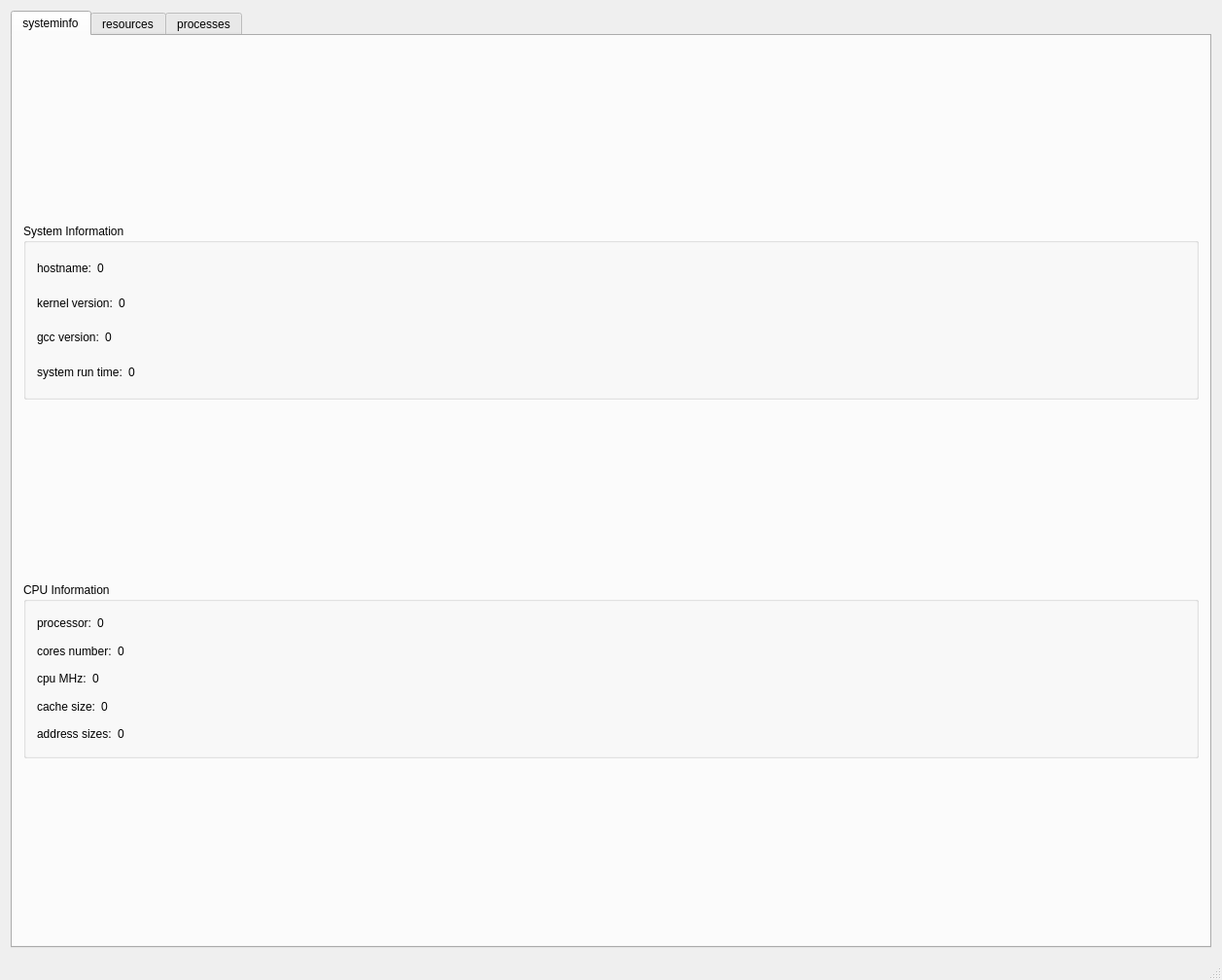
<?xml version="1.0" encoding="UTF-8"?>
<ui version="4.0">
 <class>MainWindow</class>
 <widget class="QMainWindow" name="MainWindow">
  <property name="geometry">
   <rect>
    <x>0</x>
    <y>0</y>
    <width>1257</width>
    <height>1008</height>
   </rect>
  </property>
  <property name="windowTitle">
   <string>MainWindow</string>
  </property>
  <widget class="QWidget" name="centralWidget">
   <layout class="QGridLayout" name="gridLayout">
    <item row="0" column="0">
     <widget class="QTabWidget" name="tabWidget">
      <property name="whatsThis">
       <string>&lt;html&gt;&lt;head/&gt;&lt;body&gt;&lt;p&gt;&lt;br/&gt;&lt;/p&gt;&lt;/body&gt;&lt;/html&gt;</string>
      </property>
      <property name="currentIndex">
       <number>0</number>
      </property>
      <widget class="QWidget" name="systeminfo">
       <attribute name="title">
        <string>systeminfo</string>
       </attribute>
       <layout class="QVBoxLayout" name="verticalLayout_6">
        <item>
         <spacer name="verticalSpacer">
          <property name="orientation">
           <enum>Qt::Vertical</enum>
          </property>
          <property name="sizeHint" stdset="0">
           <size>
            <width>737</width>
            <height>172</height>
           </size>
          </property>
         </spacer>
        </item>
        <item>
         <widget class="QGroupBox" name="gb_V_info">
          <property name="sizePolicy">
           <sizepolicy hsizetype="Expanding" vsizetype="Expanding">
            <horstretch>0</horstretch>
            <verstretch>0</verstretch>
           </sizepolicy>
          </property>
          <property name="minimumSize">
           <size>
            <width>420</width>
            <height>100</height>
           </size>
          </property>
          <property name="title">
           <string>System Information</string>
          </property>
          <layout class="QVBoxLayout" name="verticalLayout_2">
           <item>
            <layout class="QHBoxLayout" name="hl_V_kernel_2">
             <property name="sizeConstraint">
              <enum>QLayout::SetDefaultConstraint</enum>
             </property>
             <property name="rightMargin">
              <number>0</number>
             </property>
             <item>
              <widget class="QLabel" name="label_14">
               <property name="sizePolicy">
                <sizepolicy hsizetype="Expanding" vsizetype="Expanding">
                 <horstretch>0</horstretch>
                 <verstretch>0</verstretch>
                </sizepolicy>
               </property>
               <property name="text">
                <string>hostname:</string>
               </property>
              </widget>
             </item>
             <item>
              <widget class="QLabel" name="hostname">
               <property name="sizePolicy">
                <sizepolicy hsizetype="Expanding" vsizetype="Expanding">
                 <horstretch>1</horstretch>
                 <verstretch>0</verstretch>
                </sizepolicy>
               </property>
               <property name="text">
                <string>0</string>
               </property>
              </widget>
             </item>
            </layout>
           </item>
           <item>
            <layout class="QHBoxLayout" name="hl_V_kernel">
             <property name="sizeConstraint">
              <enum>QLayout::SetDefaultConstraint</enum>
             </property>
             <property name="rightMargin">
              <number>0</number>
             </property>
             <item>
              <widget class="QLabel" name="label_9">
               <property name="sizePolicy">
                <sizepolicy hsizetype="Expanding" vsizetype="Expanding">
                 <horstretch>0</horstretch>
                 <verstretch>0</verstretch>
                </sizepolicy>
               </property>
               <property name="text">
                <string>kernel version:</string>
               </property>
              </widget>
             </item>
             <item>
              <widget class="QLabel" name="kernelVersion">
               <property name="sizePolicy">
                <sizepolicy hsizetype="Expanding" vsizetype="Expanding">
                 <horstretch>1</horstretch>
                 <verstretch>0</verstretch>
                </sizepolicy>
               </property>
               <property name="text">
                <string>0</string>
               </property>
              </widget>
             </item>
            </layout>
           </item>
           <item>
            <layout class="QHBoxLayout" name="hl_V_complier">
             <property name="sizeConstraint">
              <enum>QLayout::SetDefaultConstraint</enum>
             </property>
             <property name="rightMargin">
              <number>0</number>
             </property>
             <item>
              <widget class="QLabel" name="label_11">
               <property name="sizePolicy">
                <sizepolicy hsizetype="Expanding" vsizetype="Expanding">
                 <horstretch>0</horstretch>
                 <verstretch>0</verstretch>
                </sizepolicy>
               </property>
               <property name="text">
                <string>gcc version:</string>
               </property>
              </widget>
             </item>
             <item>
              <widget class="QLabel" name="gccVersion">
               <property name="sizePolicy">
                <sizepolicy hsizetype="Expanding" vsizetype="Expanding">
                 <horstretch>1</horstretch>
                 <verstretch>0</verstretch>
                </sizepolicy>
               </property>
               <property name="text">
                <string>0</string>
               </property>
              </widget>
             </item>
            </layout>
           </item>
           <item>
            <layout class="QHBoxLayout" name="hl_V_complier_2">
             <property name="sizeConstraint">
              <enum>QLayout::SetDefaultConstraint</enum>
             </property>
             <property name="rightMargin">
              <number>0</number>
             </property>
             <item>
              <widget class="QLabel" name="label_23">
               <property name="sizePolicy">
                <sizepolicy hsizetype="Expanding" vsizetype="Expanding">
                 <horstretch>0</horstretch>
                 <verstretch>0</verstretch>
                </sizepolicy>
               </property>
               <property name="text">
                <string>system run time:</string>
               </property>
              </widget>
             </item>
             <item>
              <widget class="QLabel" name="system_runtime">
               <property name="sizePolicy">
                <sizepolicy hsizetype="Expanding" vsizetype="Expanding">
                 <horstretch>1</horstretch>
                 <verstretch>0</verstretch>
                </sizepolicy>
               </property>
               <property name="text">
                <string>0</string>
               </property>
              </widget>
             </item>
            </layout>
           </item>
          </layout>
         </widget>
        </item>
        <item>
         <spacer name="verticalSpacer_2">
          <property name="orientation">
           <enum>Qt::Vertical</enum>
          </property>
          <property name="sizeHint" stdset="0">
           <size>
            <width>737</width>
            <height>172</height>
           </size>
          </property>
         </spacer>
        </item>
        <item>
         <widget class="QGroupBox" name="gb_CPU_info">
          <property name="sizePolicy">
           <sizepolicy hsizetype="Expanding" vsizetype="Expanding">
            <horstretch>0</horstretch>
            <verstretch>0</verstretch>
           </sizepolicy>
          </property>
          <property name="minimumSize">
           <size>
            <width>420</width>
            <height>156</height>
           </size>
          </property>
          <property name="title">
           <string>CPU Information</string>
          </property>
          <layout class="QVBoxLayout" name="verticalLayout_5">
           <item>
            <layout class="QHBoxLayout" name="hl_CPU_model">
             <item>
              <widget class="QLabel" name="label_7">
               <property name="sizePolicy">
                <sizepolicy hsizetype="Expanding" vsizetype="Expanding">
                 <horstretch>0</horstretch>
                 <verstretch>0</verstretch>
                </sizepolicy>
               </property>
               <property name="text">
                <string>processor:</string>
               </property>
              </widget>
             </item>
             <item>
              <widget class="QLabel" name="processor">
               <property name="sizePolicy">
                <sizepolicy hsizetype="Expanding" vsizetype="Expanding">
                 <horstretch>1</horstretch>
                 <verstretch>0</verstretch>
                </sizepolicy>
               </property>
               <property name="text">
                <string>0</string>
               </property>
              </widget>
             </item>
            </layout>
           </item>
           <item>
            <layout class="QHBoxLayout" name="hl_CPU_num">
             <item>
              <widget class="QLabel" name="label_8">
               <property name="sizePolicy">
                <sizepolicy hsizetype="Expanding" vsizetype="Expanding">
                 <horstretch>0</horstretch>
                 <verstretch>0</verstretch>
                </sizepolicy>
               </property>
               <property name="text">
                <string>cores number:</string>
               </property>
              </widget>
             </item>
             <item>
              <widget class="QLabel" name="coresNum">
               <property name="sizePolicy">
                <sizepolicy hsizetype="Expanding" vsizetype="Expanding">
                 <horstretch>1</horstretch>
                 <verstretch>0</verstretch>
                </sizepolicy>
               </property>
               <property name="text">
                <string>0</string>
               </property>
              </widget>
             </item>
            </layout>
           </item>
           <item>
            <layout class="QHBoxLayout" name="hl_CPU_freq">
             <property name="sizeConstraint">
              <enum>QLayout::SetDefaultConstraint</enum>
             </property>
             <property name="rightMargin">
              <number>0</number>
             </property>
             <item>
              <widget class="QLabel" name="label_10">
               <property name="sizePolicy">
                <sizepolicy hsizetype="Expanding" vsizetype="Expanding">
                 <horstretch>0</horstretch>
                 <verstretch>0</verstretch>
                </sizepolicy>
               </property>
               <property name="text">
                <string>cpu MHz:</string>
               </property>
              </widget>
             </item>
             <item>
              <widget class="QLabel" name="frequency">
               <property name="sizePolicy">
                <sizepolicy hsizetype="Expanding" vsizetype="Expanding">
                 <horstretch>1</horstretch>
                 <verstretch>0</verstretch>
                </sizepolicy>
               </property>
               <property name="text">
                <string>0</string>
               </property>
              </widget>
             </item>
            </layout>
           </item>
           <item>
            <layout class="QHBoxLayout" name="hl_CPU_buf">
             <property name="sizeConstraint">
              <enum>QLayout::SetDefaultConstraint</enum>
             </property>
             <property name="rightMargin">
              <number>0</number>
             </property>
             <item>
              <widget class="QLabel" name="label_13">
               <property name="sizePolicy">
                <sizepolicy hsizetype="Expanding" vsizetype="Expanding">
                 <horstretch>0</horstretch>
                 <verstretch>0</verstretch>
                </sizepolicy>
               </property>
               <property name="text">
                <string>cache size:</string>
               </property>
              </widget>
             </item>
             <item>
              <widget class="QLabel" name="cacheSize">
               <property name="sizePolicy">
                <sizepolicy hsizetype="Expanding" vsizetype="Expanding">
                 <horstretch>1</horstretch>
                 <verstretch>0</verstretch>
                </sizepolicy>
               </property>
               <property name="text">
                <string>0</string>
               </property>
              </widget>
             </item>
            </layout>
           </item>
           <item>
            <layout class="QHBoxLayout" name="hl_CPU_model_2">
             <item>
              <widget class="QLabel" name="label_12">
               <property name="sizePolicy">
                <sizepolicy hsizetype="Expanding" vsizetype="Expanding">
                 <horstretch>0</horstretch>
                 <verstretch>0</verstretch>
                </sizepolicy>
               </property>
               <property name="text">
                <string>address sizes:</string>
               </property>
              </widget>
             </item>
             <item>
              <widget class="QLabel" name="addressSize">
               <property name="sizePolicy">
                <sizepolicy hsizetype="Expanding" vsizetype="Expanding">
                 <horstretch>1</horstretch>
                 <verstretch>0</verstretch>
                </sizepolicy>
               </property>
               <property name="text">
                <string>0</string>
               </property>
              </widget>
             </item>
            </layout>
           </item>
          </layout>
         </widget>
        </item>
        <item>
         <spacer name="verticalSpacer_3">
          <property name="orientation">
           <enum>Qt::Vertical</enum>
          </property>
          <property name="sizeHint" stdset="0">
           <size>
            <width>740</width>
            <height>172</height>
           </size>
          </property>
         </spacer>
        </item>
       </layout>
      </widget>
      <widget class="QWidget" name="resources">
       <attribute name="title">
        <string>resources</string>
       </attribute>
       <layout class="QGridLayout" name="gridLayout_4">
        <item row="0" column="0">
         <layout class="QVBoxLayout" name="verticalLayout_4">
          <item>
           <widget class="QGroupBox" name="groupBox_3">
            <property name="title">
             <string>CPU</string>
            </property>
            <layout class="QGridLayout" name="gridLayout_7">
             <item row="0" column="0">
              <layout class="QVBoxLayout" name="verticalLayout_3">
               <item>
                <widget class="QGraphicsView" name="cpuGraphics">
                 <property name="sizeAdjustPolicy">
                  <enum>QAbstractScrollArea::AdjustIgnored</enum>
                 </property>
                 <property name="viewportUpdateMode">
                  <enum>QGraphicsView::MinimalViewportUpdate</enum>
                 </property>
                </widget>
               </item>
               <item>
                <layout class="QHBoxLayout" name="horizontalLayout_2">
                 <item>
                  <spacer name="horizontalSpacer_7">
                   <property name="orientation">
                    <enum>Qt::Horizontal</enum>
                   </property>
                   <property name="sizeHint" stdset="0">
                    <size>
                     <width>40</width>
                     <height>20</height>
                    </size>
                   </property>
                  </spacer>
                 </item>
                 <item>
                  <widget class="QLabel" name="label_3">
                   <property name="text">
                    <string>cpu usage rate:</string>
                   </property>
                  </widget>
                 </item>
                 <item>
                  <widget class="QLabel" name="cpu_usage_rate">
                   <property name="sizePolicy">
                    <sizepolicy hsizetype="Fixed" vsizetype="Preferred">
                     <horstretch>0</horstretch>
                     <verstretch>0</verstretch>
                    </sizepolicy>
                   </property>
                   <property name="text">
                    <string>0</string>
                   </property>
                  </widget>
                 </item>
                 <item>
                  <widget class="QLabel" name="cpu4_used">
                   <property name="text">
                    <string>%</string>
                   </property>
                  </widget>
                 </item>
                 <item>
                  <spacer name="horizontalSpacer_11">
                   <property name="orientation">
                    <enum>Qt::Horizontal</enum>
                   </property>
                   <property name="sizeHint" stdset="0">
                    <size>
                     <width>40</width>
                     <height>20</height>
                    </size>
                   </property>
                  </spacer>
                 </item>
                </layout>
               </item>
              </layout>
             </item>
             <item row="1" column="0">
              <spacer name="horizontalSpacer_8">
               <property name="orientation">
                <enum>Qt::Horizontal</enum>
               </property>
               <property name="sizeHint" stdset="0">
                <size>
                 <width>40</width>
                 <height>20</height>
                </size>
               </property>
              </spacer>
             </item>
            </layout>
           </widget>
          </item>
          <item>
           <widget class="Line" name="line">
            <property name="orientation">
             <enum>Qt::Horizontal</enum>
            </property>
           </widget>
          </item>
          <item>
           <layout class="QHBoxLayout" name="horizontalLayout_3">
            <item>
             <widget class="QGroupBox" name="groupBox_4">
              <property name="title">
               <string>Memory</string>
              </property>
              <layout class="QGridLayout" name="gridLayout_3">
               <item row="0" column="0">
                <layout class="QVBoxLayout" name="verticalLayout_7">
                 <item>
                  <widget class="QGraphicsView" name="memGraphics"/>
                 </item>
                 <item>
                  <layout class="QHBoxLayout" name="horizontalLayout_4">
                   <item>
                    <spacer name="horizontalSpacer_12">
                     <property name="orientation">
                      <enum>Qt::Horizontal</enum>
                     </property>
                     <property name="sizeHint" stdset="0">
                      <size>
                       <width>40</width>
                       <height>20</height>
                      </size>
                     </property>
                    </spacer>
                   </item>
                   <item>
                    <widget class="QLabel" name="label_15">
                     <property name="text">
                      <string>total:</string>
                     </property>
                    </widget>
                   </item>
                   <item>
                    <widget class="QLabel" name="mem_total">
                     <property name="text">
                      <string>0</string>
                     </property>
                    </widget>
                   </item>
                   <item>
                    <widget class="QLabel" name="label_16">
                     <property name="text">
                      <string>MB</string>
                     </property>
                    </widget>
                   </item>
                   <item>
                    <spacer name="horizontalSpacer_13">
                     <property name="orientation">
                      <enum>Qt::Horizontal</enum>
                     </property>
                     <property name="sizeHint" stdset="0">
                      <size>
                       <width>40</width>
                       <height>20</height>
                      </size>
                     </property>
                    </spacer>
                   </item>
                   <item>
                    <widget class="QLabel" name="label_19">
                     <property name="text">
                      <string>available:</string>
                     </property>
                    </widget>
                   </item>
                   <item>
                    <widget class="QLabel" name="mem_available">
                     <property name="text">
                      <string>0</string>
                     </property>
                    </widget>
                   </item>
                   <item>
                    <widget class="QLabel" name="label_20">
                     <property name="text">
                      <string>MB</string>
                     </property>
                    </widget>
                   </item>
                   <item>
                    <spacer name="horizontalSpacer_17">
                     <property name="orientation">
                      <enum>Qt::Horizontal</enum>
                     </property>
                     <property name="sizeHint" stdset="0">
                      <size>
                       <width>40</width>
                       <height>20</height>
                      </size>
                     </property>
                    </spacer>
                   </item>
                  </layout>
                 </item>
                </layout>
               </item>
              </layout>
             </widget>
            </item>
            <item>
             <widget class="Line" name="line_2">
              <property name="orientation">
               <enum>Qt::Vertical</enum>
              </property>
             </widget>
            </item>
            <item>
             <widget class="QGroupBox" name="groupBox">
              <property name="title">
               <string>Swap</string>
              </property>
              <layout class="QGridLayout" name="gridLayout_5">
               <item row="0" column="0">
                <layout class="QVBoxLayout" name="verticalLayout_8">
                 <item>
                  <widget class="QGraphicsView" name="swapGraphics"/>
                 </item>
                 <item>
                  <layout class="QHBoxLayout" name="horizontalLayout_5">
                   <item>
                    <spacer name="horizontalSpacer_14">
                     <property name="orientation">
                      <enum>Qt::Horizontal</enum>
                     </property>
                     <property name="sizeHint" stdset="0">
                      <size>
                       <width>40</width>
                       <height>20</height>
                      </size>
                     </property>
                    </spacer>
                   </item>
                   <item>
                    <widget class="QLabel" name="label_17">
                     <property name="text">
                      <string>total:</string>
                     </property>
                    </widget>
                   </item>
                   <item>
                    <widget class="QLabel" name="swap_total">
                     <property name="text">
                      <string>0</string>
                     </property>
                    </widget>
                   </item>
                   <item>
                    <widget class="QLabel" name="label_18">
                     <property name="text">
                      <string>MB</string>
                     </property>
                    </widget>
                   </item>
                   <item>
                    <spacer name="horizontalSpacer_15">
                     <property name="orientation">
                      <enum>Qt::Horizontal</enum>
                     </property>
                     <property name="sizeHint" stdset="0">
                      <size>
                       <width>40</width>
                       <height>20</height>
                      </size>
                     </property>
                    </spacer>
                   </item>
                   <item>
                    <widget class="QLabel" name="label_21">
                     <property name="text">
                      <string>free:</string>
                     </property>
                    </widget>
                   </item>
                   <item>
                    <widget class="QLabel" name="swap_free">
                     <property name="text">
                      <string>0</string>
                     </property>
                    </widget>
                   </item>
                   <item>
                    <widget class="QLabel" name="label_22">
                     <property name="text">
                      <string>MB</string>
                     </property>
                    </widget>
                   </item>
                   <item>
                    <spacer name="horizontalSpacer_18">
                     <property name="orientation">
                      <enum>Qt::Horizontal</enum>
                     </property>
                     <property name="sizeHint" stdset="0">
                      <size>
                       <width>40</width>
                       <height>20</height>
                      </size>
                     </property>
                    </spacer>
                   </item>
                  </layout>
                 </item>
                </layout>
               </item>
              </layout>
             </widget>
            </item>
           </layout>
          </item>
         </layout>
        </item>
       </layout>
      </widget>
      <widget class="QWidget" name="porcesses">
       <attribute name="title">
        <string>processes</string>
       </attribute>
       <layout class="QGridLayout" name="gridLayout_2">
        <item row="0" column="0">
         <layout class="QVBoxLayout" name="verticalLayout">
          <item>
           <widget class="QTableView" name="process_table"/>
          </item>
          <item>
           <layout class="QHBoxLayout" name="horizontalLayout">
            <item>
             <spacer name="horizontalSpacer_3">
              <property name="orientation">
               <enum>Qt::Horizontal</enum>
              </property>
              <property name="sizeHint" stdset="0">
               <size>
                <width>40</width>
                <height>20</height>
               </size>
              </property>
             </spacer>
            </item>
            <item>
             <spacer name="horizontalSpacer_4">
              <property name="orientation">
               <enum>Qt::Horizontal</enum>
              </property>
              <property name="sizeHint" stdset="0">
               <size>
                <width>40</width>
                <height>20</height>
               </size>
              </property>
             </spacer>
            </item>
            <item>
             <widget class="QLabel" name="label">
              <property name="text">
               <string>total:</string>
              </property>
             </widget>
            </item>
            <item>
             <widget class="QLabel" name="total_processes">
              <property name="text">
               <string>0</string>
              </property>
             </widget>
            </item>
            <item>
             <spacer name="horizontalSpacer">
              <property name="orientation">
               <enum>Qt::Horizontal</enum>
              </property>
              <property name="sizeHint" stdset="0">
               <size>
                <width>40</width>
                <height>20</height>
               </size>
              </property>
             </spacer>
            </item>
            <item>
             <widget class="QLabel" name="label_2">
              <property name="text">
               <string>running:</string>
              </property>
             </widget>
            </item>
            <item>
             <widget class="QLabel" name="running_processes">
              <property name="text">
               <string>0</string>
              </property>
             </widget>
            </item>
            <item>
             <spacer name="horizontalSpacer_2">
              <property name="orientation">
               <enum>Qt::Horizontal</enum>
              </property>
              <property name="sizeHint" stdset="0">
               <size>
                <width>40</width>
                <height>20</height>
               </size>
              </property>
             </spacer>
            </item>
            <item>
             <spacer name="horizontalSpacer_5">
              <property name="orientation">
               <enum>Qt::Horizontal</enum>
              </property>
              <property name="sizeHint" stdset="0">
               <size>
                <width>40</width>
                <height>20</height>
               </size>
              </property>
             </spacer>
            </item>
            <item>
             <spacer name="horizontalSpacer_6">
              <property name="orientation">
               <enum>Qt::Horizontal</enum>
              </property>
              <property name="sizeHint" stdset="0">
               <size>
                <width>40</width>
                <height>20</height>
               </size>
              </property>
             </spacer>
            </item>
            <item>
             <widget class="QPushButton" name="btn_kill">
              <property name="text">
               <string>kill</string>
              </property>
             </widget>
            </item>
           </layout>
          </item>
         </layout>
        </item>
       </layout>
      </widget>
     </widget>
    </item>
   </layout>
  </widget>
  <widget class="QStatusBar" name="statusBar"/>
 </widget>
 <layoutdefault spacing="6" margin="11"/>
 <resources/>
 <connections/>
</ui>
